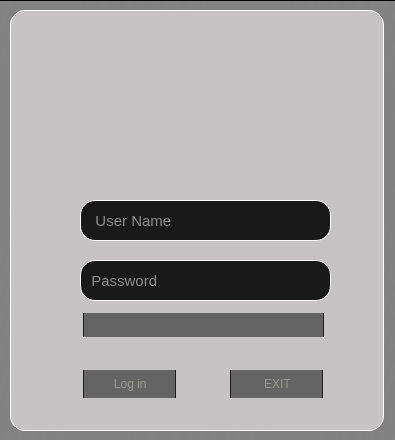
<?xml version="1.0" encoding="UTF-8"?>
<ui version="4.0">
 <class>Form</class>
 <widget class="QWidget" name="Form">
  <property name="enabled">
   <bool>true</bool>
  </property>
  <property name="geometry">
   <rect>
    <x>0</x>
    <y>0</y>
    <width>395</width>
    <height>440</height>
   </rect>
  </property>
  <property name="windowTitle">
   <string>Form</string>
  </property>
  <widget class="QFrame" name="frame">
   <property name="geometry">
    <rect>
     <x>-30</x>
     <y>0</y>
     <width>621</width>
     <height>461</height>
    </rect>
   </property>
   <property name="sizePolicy">
    <sizepolicy hsizetype="Expanding" vsizetype="Expanding">
     <horstretch>0</horstretch>
     <verstretch>0</verstretch>
    </sizepolicy>
   </property>
   <property name="autoFillBackground">
    <bool>false</bool>
   </property>
   <property name="styleSheet">
    <string notr="true">	background-color: qlineargradient(spread:pad, x1:0, y1:0, x2:1, y2:0.273, stop:0 rgba(100,100,100,200), stop:1 rgba(130,130,130, 255));</string>
   </property>
   <property name="frameShape">
    <enum>QFrame::StyledPanel</enum>
   </property>
   <property name="frameShadow">
    <enum>QFrame::Raised</enum>
   </property>
   <widget class="QFrame" name="frame_2">
    <property name="geometry">
     <rect>
      <x>40</x>
      <y>10</y>
      <width>374</width>
      <height>421</height>
     </rect>
    </property>
    <property name="layoutDirection">
     <enum>Qt::RightToLeft</enum>
    </property>
    <property name="styleSheet">
     <string notr="true">QFrame {
	background-color: rgb(197 , 195,196);
	border-radius: 15px;
border: 1px solid rgb(255,255,255);
}

</string>
    </property>
    <property name="frameShape">
     <enum>QFrame::StyledPanel</enum>
    </property>
    <property name="frameShadow">
     <enum>QFrame::Raised</enum>
    </property>
    <widget class="QLabel" name="label">
     <property name="geometry">
      <rect>
       <x>60</x>
       <y>30</y>
       <width>251</width>
       <height>211</height>
      </rect>
     </property>
     <property name="styleSheet">
      <string notr="true">QFrame {
	background-color: rgb(197 , 195,196);
	border-radius: 15px;
border: 1px solid rgb(197 , 195,196);
}

</string>
     </property>
     <property name="text">
      <string/>
     </property>
     <property name="pixmap">
      <pixmap>images/dorsa1.png</pixmap>
     </property>
     <property name="scaledContents">
      <bool>true</bool>
     </property>
    </widget>
    <widget class="QLineEdit" name="lineEdit">
     <property name="geometry">
      <rect>
       <x>70</x>
       <y>190</y>
       <width>251</width>
       <height>41</height>
      </rect>
     </property>
     <property name="palette">
      <palette>
       <active>
        <colorrole role="Button">
         <brush brushstyle="SolidPattern">
          <color alpha="255">
           <red>25</red>
           <green>25</green>
           <blue>25</blue>
          </color>
         </brush>
        </colorrole>
        <colorrole role="Text">
         <brush brushstyle="SolidPattern">
          <color alpha="255">
           <red>255</red>
           <green>255</green>
           <blue>255</blue>
          </color>
         </brush>
        </colorrole>
        <colorrole role="Base">
         <brush brushstyle="SolidPattern">
          <color alpha="255">
           <red>25</red>
           <green>25</green>
           <blue>25</blue>
          </color>
         </brush>
        </colorrole>
        <colorrole role="Window">
         <brush brushstyle="SolidPattern">
          <color alpha="255">
           <red>25</red>
           <green>25</green>
           <blue>25</blue>
          </color>
         </brush>
        </colorrole>
        <colorrole role="PlaceholderText">
         <brush brushstyle="SolidPattern">
          <color alpha="128">
           <red>255</red>
           <green>255</green>
           <blue>255</blue>
          </color>
         </brush>
        </colorrole>
       </active>
       <inactive>
        <colorrole role="Button">
         <brush brushstyle="SolidPattern">
          <color alpha="255">
           <red>25</red>
           <green>25</green>
           <blue>25</blue>
          </color>
         </brush>
        </colorrole>
        <colorrole role="Text">
         <brush brushstyle="SolidPattern">
          <color alpha="255">
           <red>255</red>
           <green>255</green>
           <blue>255</blue>
          </color>
         </brush>
        </colorrole>
        <colorrole role="Base">
         <brush brushstyle="SolidPattern">
          <color alpha="255">
           <red>25</red>
           <green>25</green>
           <blue>25</blue>
          </color>
         </brush>
        </colorrole>
        <colorrole role="Window">
         <brush brushstyle="SolidPattern">
          <color alpha="255">
           <red>25</red>
           <green>25</green>
           <blue>25</blue>
          </color>
         </brush>
        </colorrole>
        <colorrole role="PlaceholderText">
         <brush brushstyle="SolidPattern">
          <color alpha="128">
           <red>255</red>
           <green>255</green>
           <blue>255</blue>
          </color>
         </brush>
        </colorrole>
       </inactive>
       <disabled>
        <colorrole role="Button">
         <brush brushstyle="SolidPattern">
          <color alpha="255">
           <red>25</red>
           <green>25</green>
           <blue>25</blue>
          </color>
         </brush>
        </colorrole>
        <colorrole role="Text">
         <brush brushstyle="SolidPattern">
          <color alpha="255">
           <red>120</red>
           <green>120</green>
           <blue>120</blue>
          </color>
         </brush>
        </colorrole>
        <colorrole role="Base">
         <brush brushstyle="SolidPattern">
          <color alpha="255">
           <red>25</red>
           <green>25</green>
           <blue>25</blue>
          </color>
         </brush>
        </colorrole>
        <colorrole role="Window">
         <brush brushstyle="SolidPattern">
          <color alpha="255">
           <red>25</red>
           <green>25</green>
           <blue>25</blue>
          </color>
         </brush>
        </colorrole>
        <colorrole role="PlaceholderText">
         <brush brushstyle="SolidPattern">
          <color alpha="128">
           <red>0</red>
           <green>0</green>
           <blue>0</blue>
          </color>
         </brush>
        </colorrole>
       </disabled>
      </palette>
     </property>
     <property name="font">
      <font>
       <pointsize>11</pointsize>
      </font>
     </property>
     <property name="autoFillBackground">
      <bool>false</bool>
     </property>
     <property name="styleSheet">
      <string notr="true">QLineEdit {
	background-color: rgb(25, 25, 25);
	border-radius: 15px;
border: 1px solid rgb(255,255,255);
padding-left:10px;
}
</string>
     </property>
     <property name="text">
      <string/>
     </property>
     <property name="maxLength">
      <number>15</number>
     </property>
     <property name="frame">
      <bool>true</bool>
     </property>
     <property name="cursorPosition">
      <number>0</number>
     </property>
     <property name="readOnly">
      <bool>false</bool>
     </property>
     <property name="placeholderText">
      <string>   User Name</string>
     </property>
     <property name="clearButtonEnabled">
      <bool>true</bool>
     </property>
    </widget>
    <widget class="QLineEdit" name="lineEdit_2">
     <property name="geometry">
      <rect>
       <x>70</x>
       <y>250</y>
       <width>251</width>
       <height>41</height>
      </rect>
     </property>
     <property name="palette">
      <palette>
       <active>
        <colorrole role="Button">
         <brush brushstyle="SolidPattern">
          <color alpha="255">
           <red>25</red>
           <green>25</green>
           <blue>25</blue>
          </color>
         </brush>
        </colorrole>
        <colorrole role="Text">
         <brush brushstyle="SolidPattern">
          <color alpha="255">
           <red>255</red>
           <green>255</green>
           <blue>255</blue>
          </color>
         </brush>
        </colorrole>
        <colorrole role="Base">
         <brush brushstyle="SolidPattern">
          <color alpha="255">
           <red>25</red>
           <green>25</green>
           <blue>25</blue>
          </color>
         </brush>
        </colorrole>
        <colorrole role="Window">
         <brush brushstyle="SolidPattern">
          <color alpha="255">
           <red>25</red>
           <green>25</green>
           <blue>25</blue>
          </color>
         </brush>
        </colorrole>
        <colorrole role="PlaceholderText">
         <brush brushstyle="SolidPattern">
          <color alpha="128">
           <red>255</red>
           <green>255</green>
           <blue>255</blue>
          </color>
         </brush>
        </colorrole>
       </active>
       <inactive>
        <colorrole role="Button">
         <brush brushstyle="SolidPattern">
          <color alpha="255">
           <red>25</red>
           <green>25</green>
           <blue>25</blue>
          </color>
         </brush>
        </colorrole>
        <colorrole role="Text">
         <brush brushstyle="SolidPattern">
          <color alpha="255">
           <red>255</red>
           <green>255</green>
           <blue>255</blue>
          </color>
         </brush>
        </colorrole>
        <colorrole role="Base">
         <brush brushstyle="SolidPattern">
          <color alpha="255">
           <red>25</red>
           <green>25</green>
           <blue>25</blue>
          </color>
         </brush>
        </colorrole>
        <colorrole role="Window">
         <brush brushstyle="SolidPattern">
          <color alpha="255">
           <red>25</red>
           <green>25</green>
           <blue>25</blue>
          </color>
         </brush>
        </colorrole>
        <colorrole role="PlaceholderText">
         <brush brushstyle="SolidPattern">
          <color alpha="128">
           <red>255</red>
           <green>255</green>
           <blue>255</blue>
          </color>
         </brush>
        </colorrole>
       </inactive>
       <disabled>
        <colorrole role="Button">
         <brush brushstyle="SolidPattern">
          <color alpha="255">
           <red>25</red>
           <green>25</green>
           <blue>25</blue>
          </color>
         </brush>
        </colorrole>
        <colorrole role="Text">
         <brush brushstyle="SolidPattern">
          <color alpha="255">
           <red>120</red>
           <green>120</green>
           <blue>120</blue>
          </color>
         </brush>
        </colorrole>
        <colorrole role="Base">
         <brush brushstyle="SolidPattern">
          <color alpha="255">
           <red>25</red>
           <green>25</green>
           <blue>25</blue>
          </color>
         </brush>
        </colorrole>
        <colorrole role="Window">
         <brush brushstyle="SolidPattern">
          <color alpha="255">
           <red>25</red>
           <green>25</green>
           <blue>25</blue>
          </color>
         </brush>
        </colorrole>
        <colorrole role="PlaceholderText">
         <brush brushstyle="SolidPattern">
          <color alpha="128">
           <red>0</red>
           <green>0</green>
           <blue>0</blue>
          </color>
         </brush>
        </colorrole>
       </disabled>
      </palette>
     </property>
     <property name="font">
      <font>
       <pointsize>11</pointsize>
      </font>
     </property>
     <property name="styleSheet">
      <string notr="true">QLineEdit {
	background-color: rgb(25, 25, 25);
	border-radius: 15px;
border: 1px solid rgb(255,255,255);
padding-left:10px;
}
</string>
     </property>
     <property name="text">
      <string/>
     </property>
     <property name="maxLength">
      <number>15</number>
     </property>
     <property name="placeholderText">
      <string>  Password</string>
     </property>
     <property name="clearButtonEnabled">
      <bool>true</bool>
     </property>
    </widget>
    <widget class="QPushButton" name="login_btn">
     <property name="geometry">
      <rect>
       <x>73</x>
       <y>360</y>
       <width>93</width>
       <height>28</height>
      </rect>
     </property>
     <property name="cursor">
      <cursorShape>PointingHandCursor</cursorShape>
     </property>
     <property name="layoutDirection">
      <enum>Qt::RightToLeft</enum>
     </property>
     <property name="styleSheet">
      <string notr="true">QPushButton {
	background-color: rgb(100,100,100);

	color: rgb(154, 154, 149);
	border: none;
	text-align:centert;
	padding-left: 5px;
	border-radius: 15px;
	border-left: 1px solid rgb(30, 30, 30);
	border-right:1px solid rgb(30, 30, 30);
}

QPushButton:hover {
border: 1px solid rgb(0,0, 0);
}

QPushButton:pressed {
	background-color: rgb(0, 0, 0);
}
</string>
     </property>
     <property name="text">
      <string>  Log in</string>
     </property>
    </widget>
    <widget class="QPushButton" name="close_btn">
     <property name="geometry">
      <rect>
       <x>220</x>
       <y>360</y>
       <width>93</width>
       <height>28</height>
      </rect>
     </property>
     <property name="cursor">
      <cursorShape>PointingHandCursor</cursorShape>
     </property>
     <property name="layoutDirection">
      <enum>Qt::RightToLeft</enum>
     </property>
     <property name="styleSheet">
      <string notr="true">QPushButton {
	background-color: rgb(100,100,100);

	color: rgb(154, 154, 149);
	border: none;
	text-align: center;
	padding-left: 5px;
	border-radius: 15px;
	border-left: 1px solid rgb(30, 30, 30);
	border-right:1px solid rgb(30, 30, 30);
}

QPushButton:hover {
border: 1px solid rgb(0,0, 0);
}

QPushButton:pressed {
	background-color: rgb(0, 0, 0);
}
</string>
     </property>
     <property name="text">
      <string>  EXIT</string>
     </property>
    </widget>
    <widget class="QLabel" name="label_2">
     <property name="geometry">
      <rect>
       <x>73</x>
       <y>303</y>
       <width>241</width>
       <height>24</height>
      </rect>
     </property>
     <property name="layoutDirection">
      <enum>Qt::RightToLeft</enum>
     </property>
     <property name="autoFillBackground">
      <bool>false</bool>
     </property>
     <property name="styleSheet">
      <string notr="true">QLabel {
	background-color: rgb(100,100,100);

	color: rgb(0,0,0);
	border: none;
	text-align: center;
	padding-left: 10px;
	border-radius: 15px;
	border-left: 1px solid rgb(30, 30, 30);
	border-right:1px solid rgb(30, 30, 30);
}

</string>
     </property>
     <property name="text">
      <string/>
     </property>
    </widget>
    <widget class="QLabel" name="label_43">
     <property name="enabled">
      <bool>true</bool>
     </property>
     <property name="geometry">
      <rect>
       <x>110</x>
       <y>10</y>
       <width>161</width>
       <height>81</height>
      </rect>
     </property>
     <property name="styleSheet">
      <string notr="true">border:None;</string>
     </property>
     <property name="text">
      <string/>
     </property>
     <property name="pixmap">
      <pixmap>images/637288638132980756.png</pixmap>
     </property>
     <property name="scaledContents">
      <bool>true</bool>
     </property>
    </widget>
   </widget>
  </widget>
 </widget>
 <resources/>
 <connections/>
</ui>
